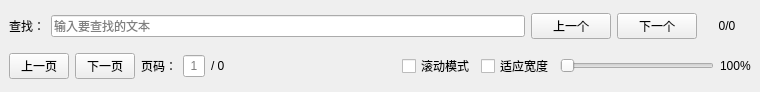
<?xml version="1.0" encoding="UTF-8"?>
<ui version="4.0">
 <class>ControlWidPDF</class>
 <widget class="QWidget" name="ControlWidPDF">
  <property name="geometry">
   <rect>
    <x>0</x>
    <y>0</y>
    <width>760</width>
    <height>92</height>
   </rect>
  </property>
  <property name="windowTitle">
   <string>PDF 控制</string>
  </property>
  <layout class="QVBoxLayout" name="verticalLayout">
   <property name="spacing">
    <number>6</number>
   </property>
   <property name="leftMargin">
    <number>9</number>
   </property>
   <property name="topMargin">
    <number>9</number>
   </property>
   <property name="rightMargin">
    <number>9</number>
   </property>
   <property name="bottomMargin">
    <number>9</number>
   </property>
   <item>
    <layout class="QHBoxLayout" name="searchLayout" stretch="0,1,0,0,0">
     <item>
      <widget class="QLabel" name="searchLabel">
       <property name="text">
        <string>查找：</string>
       </property>
      </widget>
     </item>
     <item>
      <widget class="QLineEdit" name="searchLineEdit">
       <property name="placeholderText">
        <string>输入要查找的文本</string>
       </property>
       <property name="clearButtonEnabled">
        <bool>true</bool>
       </property>
      </widget>
     </item>
     <item>
      <widget class="QPushButton" name="searchPrevButton">
       <property name="minimumSize">
        <size>
         <width>70</width>
         <height>0</height>
        </size>
       </property>
       <property name="text">
        <string>上一个</string>
       </property>
      </widget>
     </item>
     <item>
      <widget class="QPushButton" name="searchNextButton">
       <property name="minimumSize">
        <size>
         <width>70</width>
         <height>0</height>
        </size>
       </property>
       <property name="text">
        <string>下一个</string>
       </property>
      </widget>
     </item>
     <item>
      <widget class="QLabel" name="searchCountLabel">
       <property name="minimumSize">
        <size>
         <width>48</width>
         <height>0</height>
        </size>
       </property>
       <property name="alignment">
        <set>Qt::AlignCenter</set>
       </property>
       <property name="text">
        <string>0/0</string>
       </property>
      </widget>
     </item>
    </layout>
   </item>
   <item>
    <layout class="QHBoxLayout" name="controlLayout" stretch="1,1,1,1,2,10,1,1,10,1">
     <item>
      <widget class="QPushButton" name="prevPageButton">
       <property name="sizePolicy">
        <sizepolicy hsizetype="Maximum" vsizetype="Fixed">
         <horstretch>0</horstretch>
         <verstretch>0</verstretch>
        </sizepolicy>
       </property>
       <property name="minimumSize">
        <size>
         <width>60</width>
         <height>0</height>
        </size>
       </property>
       <property name="text">
        <string>上一页</string>
       </property>
      </widget>
     </item>
     <item>
      <widget class="QPushButton" name="nextPageButton">
       <property name="sizePolicy">
        <sizepolicy hsizetype="Maximum" vsizetype="Fixed">
         <horstretch>0</horstretch>
         <verstretch>0</verstretch>
        </sizepolicy>
       </property>
       <property name="minimumSize">
        <size>
         <width>60</width>
         <height>0</height>
        </size>
       </property>
       <property name="text">
        <string>下一页</string>
       </property>
      </widget>
     </item>
     <item>
      <widget class="QLabel" name="pageLabel">
       <property name="text">
        <string>页码：</string>
       </property>
      </widget>
     </item>
     <item>
      <widget class="QLineEdit" name="pageLineEdit">
       <property name="maximumSize">
        <size>
         <width>80</width>
         <height>16777215</height>
        </size>
       </property>
       <property name="alignment">
        <set>Qt::AlignmentFlag::AlignCenter</set>
       </property>
       <property name="placeholderText">
        <string>1</string>
       </property>
      </widget>
     </item>
     <item>
      <widget class="QLabel" name="totalPagesLabel">
       <property name="text">
        <string>/ 0</string>
       </property>
      </widget>
     </item>
     <item>
      <spacer name="horizontalSpacer">
       <property name="orientation">
        <enum>Qt::Orientation::Horizontal</enum>
       </property>
       <property name="sizeHint" stdset="0">
        <size>
         <width>40</width>
         <height>20</height>
        </size>
       </property>
      </spacer>
     </item>
     <item>
      <widget class="QCheckBox" name="scrollModeCheckBox">
       <property name="text">
        <string>滚动模式</string>
       </property>
      </widget>
     </item>
     <item>
      <widget class="QCheckBox" name="chkFitToCheckBox">
       <property name="text">
        <string>适应宽度</string>
       </property>
      </widget>
     </item>
     <item>
      <widget class="QSlider" name="zoomSlider">
       <property name="orientation">
        <enum>Qt::Orientation::Horizontal</enum>
       </property>
      </widget>
     </item>
     <item>
      <widget class="QLabel" name="zoomPercentLabel">
       <property name="text">
        <string>100%</string>
       </property>
      </widget>
     </item>
    </layout>
   </item>
  </layout>
 </widget>
 <resources/>
 <connections/>
</ui>
